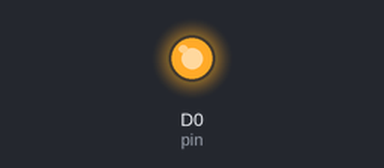
The sketch below on a simulated ESP8266 (NodeMCU). Parts: output pins drawn as LEDs (lit = HIGH).

Above: at 1.0 s.
At 3.0 s:
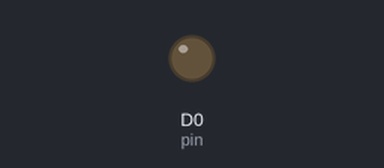
Timing chart, 0 to 5.2 s (numbered marks = the images above):
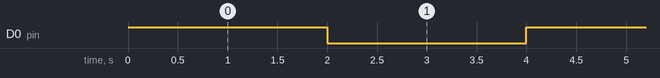

Measured:
- by itself, D0 (pin): alternates HIGH for 2.0 s and LOW for 2.0 s

The sketch:

ESP8266.ino
```cpp
#define pin D0    //setting the GPIO Pin
void setup()
{
pinMode(pin,OUTPUT);      //setting the pin at output
Serial.begin(9600);            //setting the baund rate
}
void loop()
{
digitalWrite(pin,HIGH);   //function used to write a high value to a digital pin
delay(2000);
digitalWrite(pin,LOW); //function used to write a low value to a digital pin
delay(2000);
}
```
